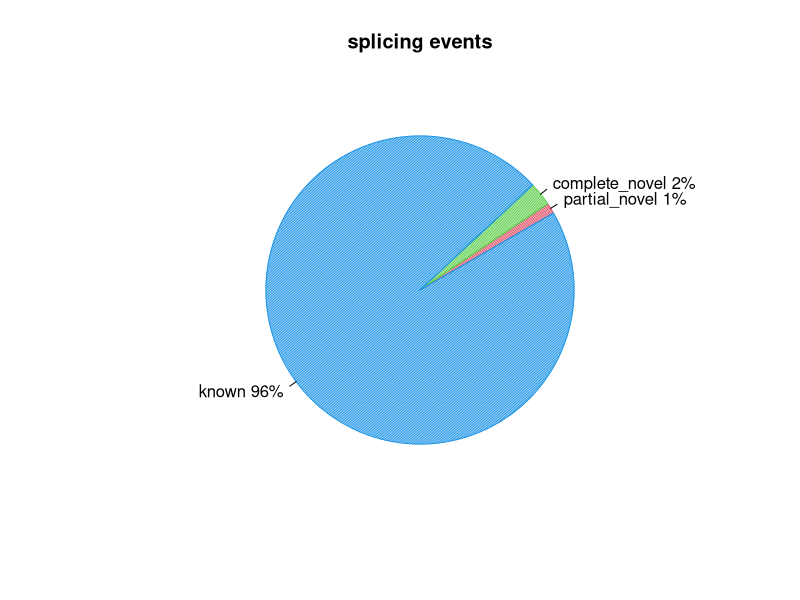
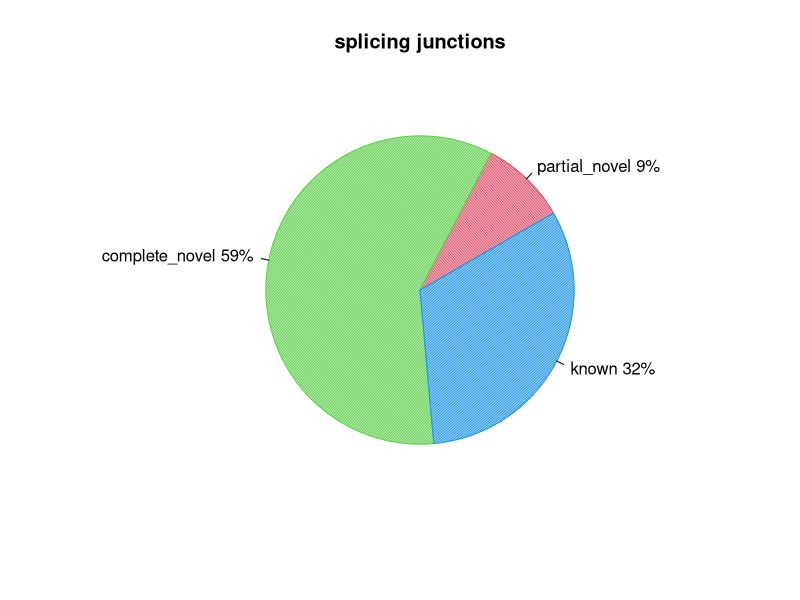

The R script that drew these images, in order:
pdf("CF91090.splice_events.pdf")
events=c(1.112291844598016,2.4766301349185955,96.32256717605355)
pie(events,col=c(2,3,4),init.angle=30,angle=c(60,120,150),density=c(70,70,70),main="splicing events",labels=c("partial_novel 1%","complete_novel 2%","known 96%"))
dev.off()
pdf("CF91090.splice_junction.pdf")
junction=c(9.019859937567581,59.07357557484466,31.906564487587758)
pie(junction,col=c(2,3,4),init.angle=30,angle=c(60,120,150),density=c(70,70,70),main="splicing junctions",labels=c("partial_novel 9%","complete_novel 59%","known 32%"))
dev.off()
